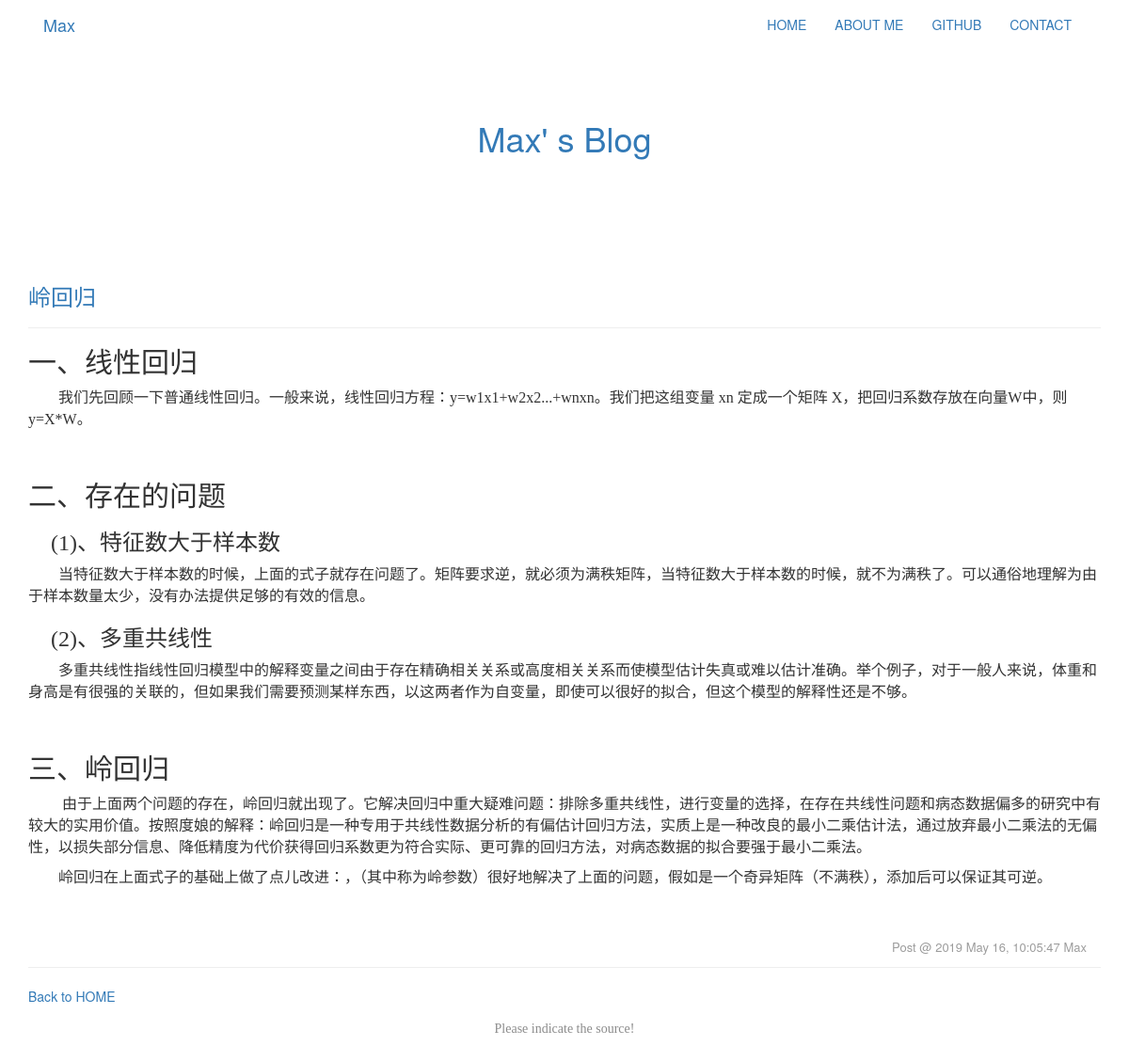
The page /article/ridge on the database its author committed.
### mainsite/models.py (models this page shows, shortened)
class Article(models.Model):
    title = models.CharField(max_length=200)                # 标题
    slug = models.CharField(max_length=200)                 # 文章的网站
    content = models.TextField()                            # 文章的内容
    pub_date = models.DateTimeField(default=timezone.now)   # 发布的时间
    author = models.CharField(max_length=100)               # 作者
    class Meta:
        ordering = ('-pub_date',)

### mainsite/views.py (the view)
# urls.py: re_path(r'^article/(\w+)$', show_article),
def show_article(request, slug):
    template = get_template('article.html')
    try:
        article = Article.objects.get(slug=slug)
        if article is not None:
            html = template.render(locals())
            return HttpResponse(html)
    except:
        return redirect('/')

### mainsite/templates/article.html (shortened to what this page needs)
<!DOCTYPE html>
{% extends 'base.html' %}
{% block headmessage %}
    <h3 class="title">{{article.title}}</h3>
    <hr>
{% endblock %}
{% block content %}
    <div id="content">
        <p>
            {{ article.content | safe }}
        </p>
    </div>
    <div id="post-time">
        <p>
            Post @ {{ article.pub_date | date:"Y M d, h:m:s" }} {{ article.author }}
        </p>
    </div>
    <hr>
    <span><a href="/">Back to HOME</a></span>
{% endblock %}

### mainsite/templates/base.html (shortened to what this page needs)
<!DOCTYPE html>
<html lang="en">
<head>
    <link href="../static/css/bootstrap.min.css" rel="stylesheet">
    <link href="../static/css/header.css" rel="stylesheet">
    <link href="../static/css/index.css" rel="stylesheet">
    <link href="../static/css/footer.css" rel="stylesheet">
    <link href="../static/css/article.css" rel="stylesheet">
</head>
<body>
    {% include 'header.html' %}
    <div class="container">
        <div class="content">
            {% block headmessage %}{% endblock %}
            {% block content %}{% endblock %}
        </div>
    </div>
    <div class="container">
        {% include 'footer.html' %}
    </div>
</body>
</html>

### mainsite/templates/header.html (shortened to what this page needs)
<!DOCTYPE html>
<header class="" role="banner">
	<div class="container">
		<nav class="navbar">
	  <div class="container-fluid">
		<div class="navbar-header">
		  <a class="navbar-brand" href="#">Max</a>
		</div>
		<div class="collapse navbar-collapse" id="bs-example-navbar-collapse-1">
			<ul class="nav navbar-nav navbar-right">
				<li><a href="/">HOME</a></li>
				<li><a href="#">ABOUT ME</a></li>
				<li><a href="https://github.com/MaxLyu">GITHUB</a></li>
				<li><a href="#">CONTACT</a></li>
			</ul>
		</div>
	  </div>
	</nav>
	<div class="header">
		<h1>
			<a href="/">  Max' s Blog </a>
		</h1>
	</div>
	</div>
</header>

### mainsite/templates/footer.html
<!DOCTYPE html>
{% block footer %}
	{% if now %}
	<p>@ Max</p>
	{% else %}
	<div class='footer'>
		<p> Please indicate the source!  </p>
	</div>
	{% endif %}
{% endblock %}

### mainsite/static/css/header.css (style rules this page uses)
.header { height: 150px; margin-bottom: 60px; }
.header h1 { text-align: center; line-height: 150px; }
.header h1 a { text-decoration: none; }

### mainsite/static/css/index.css (style rules this page uses)
#post-time { padding: 10px 15px; }
#post-time p { font-size: 13px; float: right; color: #9d9d9d; }

### mainsite/static/css/footer.css (style rules this page uses)
.footer { padding:15px 0; }
.footer p { font-family: 微软雅黑; text-align: center; color: #8c8c8c; }

### mainsite/static/css/article.css (style rules this page uses)
.title { color: #337ab7; }
#content { font-family: "微软雅黑"; font-size: 16px; }

### rows shown on the page
Article: title "岭回归", content "一、线性回归 我们先回顾一下普通线性回归。一般来说，线性回归方程：y=w1x1+w2x2...+wnxn。我们把这组变量 xn 定成一个矩阵 X，把回归系数存放在向量W中，则 y=X*W。 二、存在的问题 (1)、特征数大于样本数 当特征数大于样本数的时候，上面的式子就存在问题了。矩阵要求逆，就必须为满秩矩阵，当特征数大于样本数的时候，就不为满秩了。可以通俗地理解为由于样本数量太少，没有办法提供足够的有效的信息。 (2)、多重共线性 多重共线性指线性回归模型中的解释变量之间由于存在精确相关关系或高度相关关系而使模型估计失真或难以估计准确。举个例子，对于一般人来说，体重和身高是有很强的关联的，但如果我们需要预测某样东西，以这两者作为自变量，即使可以很好的拟合，但这个模型的解释性还是不够。 三、岭回归 由于上面两个问题的存在，岭回归就出现了。它解决回归中重大疑难问题：排除多重共线性，进行变量的选择，在存在共线性问题和病态数据偏多的研究中有较大的实用价值。按照度娘的解释：岭回归是一种专用于共线性数据分析的有偏估计回归方法，实质上是一种改良的最小二乘估计法，通过放弃最小二乘法的无偏性，以损失部分信息、降低精度为代价获得回归系数更为符合实际、更可靠的回归方法，对病态数据的拟合要强于最小二乘法。 岭回归在上面式子的基础上做了点儿改进： ，（其中 称为岭参数）很好地解决了上面的问题，假如 是一个奇异矩阵（不满秩），添加 后可以保证其可逆 。", pub_date "2019 May 16, 10:05:47", author "Max"
